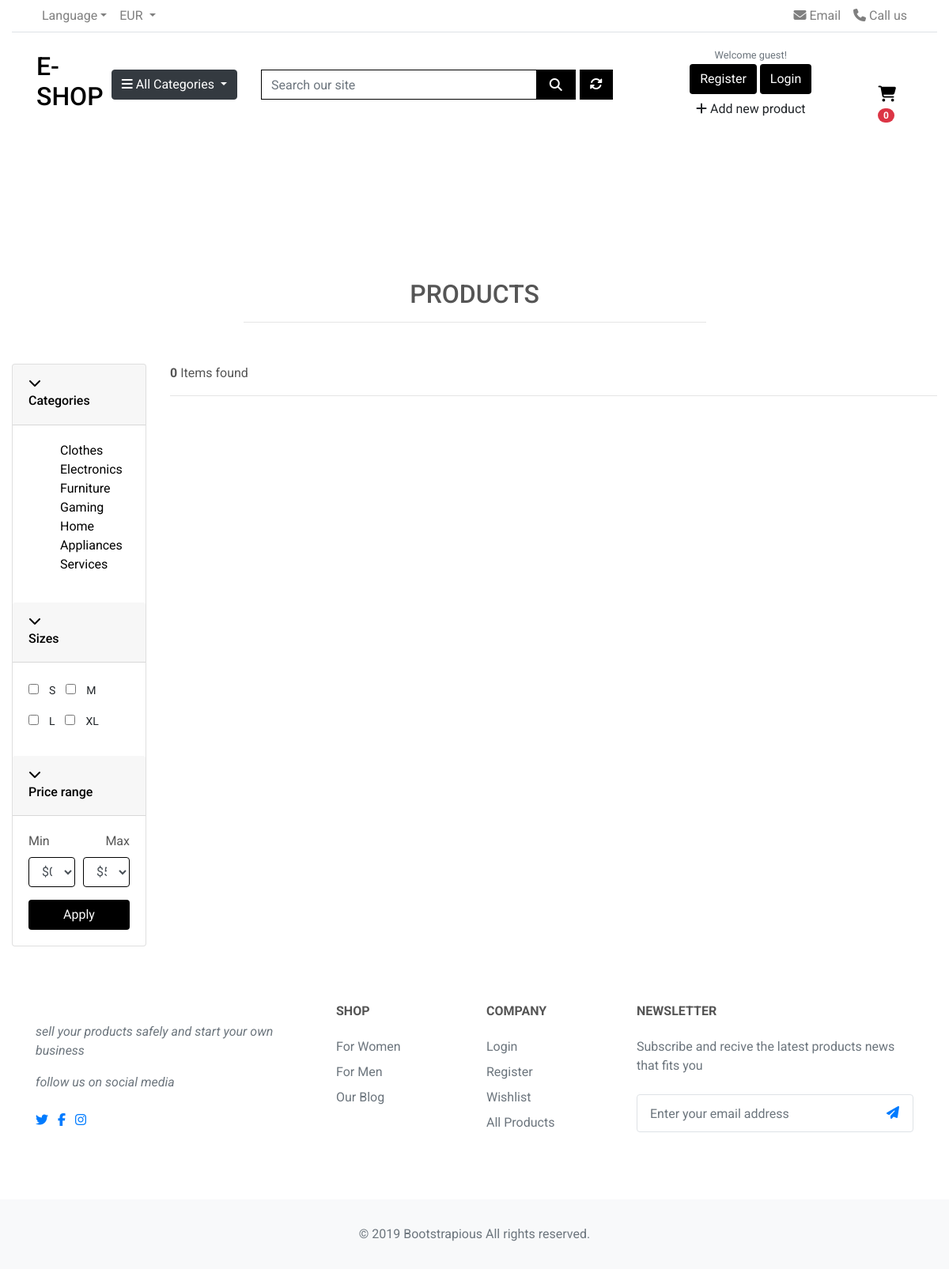
Before: /products/ with the older database file.
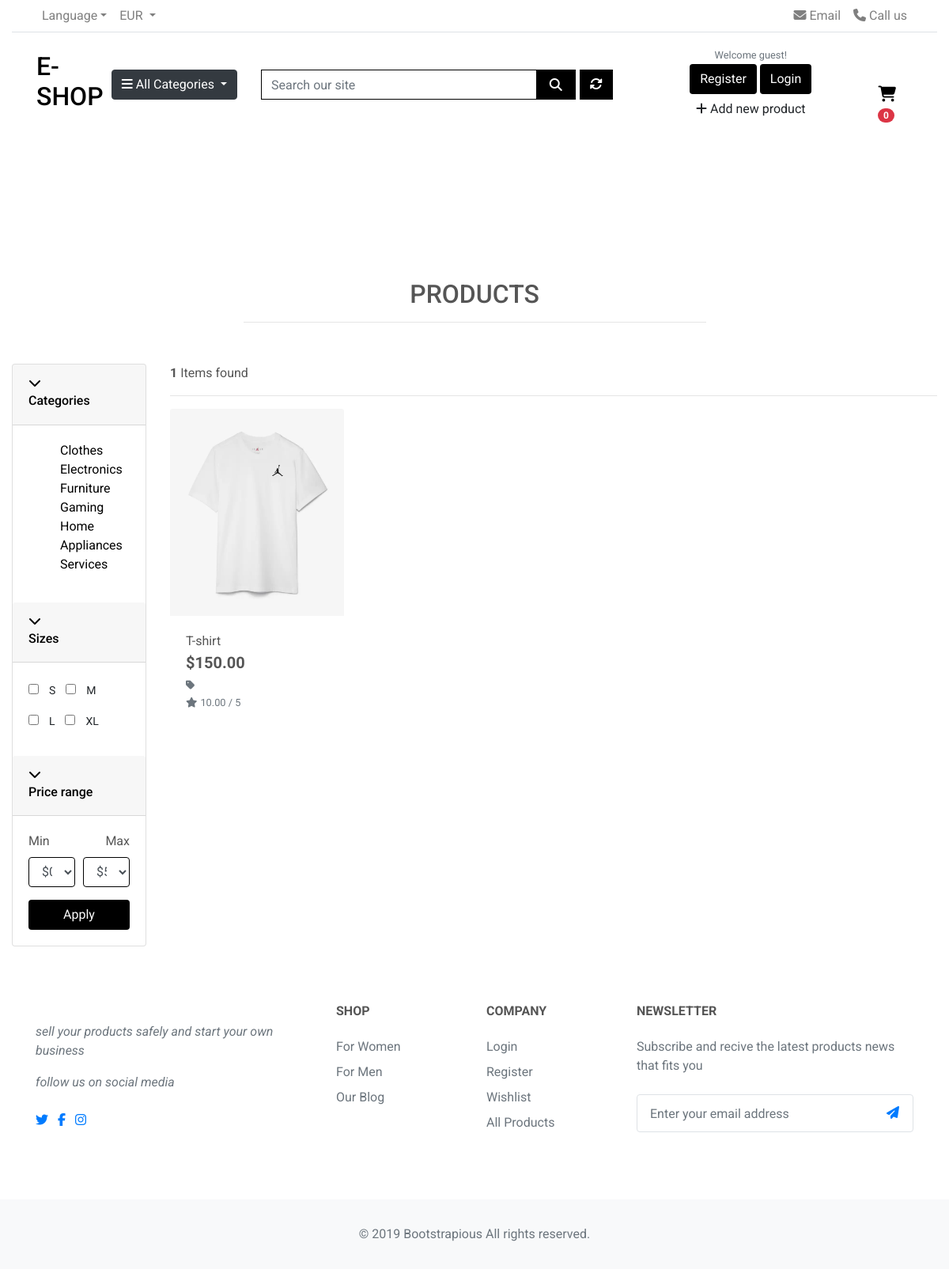
After: the same page with the newer database file.
### products/models.py (models this page shows, shortened)
class Product(models.Model):
    category = models.ForeignKey('Category', null=True, blank=True,
                                 on_delete=models.SET_NULL)
    name = models.CharField(max_length=254, unique=True)
    slug = models.SlugField(max_length=254, unique=True)
    description = models.TextField()
    stock = models.IntegerField()
    is_available = models.BooleanField(default=True)
    price = models.DecimalField(max_digits=8, decimal_places=2)
    rating = models.DecimalField(max_digits=6, decimal_places=2, null=True,
                                 blank=True)
    image_url = models.URLField(max_length=1024, null=True, blank=True)
    image = models.ImageField(null=True, blank=True)
    created_date = models.DateTimeField(auto_now_add=True)
    updated_date = models.DateTimeField(auto_now=True)
    class Meta:
        ordering = ('name',)
        verbose_name = 'product'
        verbose_name_plural = 'products'

### products/views.py (the view)
# urls.py: path('', views.all_products, name='products'),
def all_products(request, category_slug=None):
    categories = None
    products = None
    if category_slug is not None:
        categories = get_object_or_404(Category, slug=category_slug)
        products = Product.objects.filter(category=categories, is_available=True)
        products_count = products.count()
    else:
        products = Product.objects.all().filter(is_available=True)  # Display only available products
        products_count = products.count()
    context = {
        'products': products,
        'products_count': products_count,
    }
    return render(request, 'products/products.html', context)

### products/templates/products/products.html (shortened to what the changed rows need)
{% extends 'base.html' %}
{% load static %}
{% block content %}
<div class="container-fluid">
    <div class="row">
        <div class="col text-center mt-3">
            <h2 class="logo-font">Products</h2>
        </div>
    </div>
    <div class="row mt-5 ">
        <div class="col-10">
            <div class="form-inline">
                <span class="mr-md-auto"><strong>{{ products_count }}</strong> Items found </span>
            </div>
            <div class="row">
            {% for product in products %}
                <div class="col-sm-12 col-md-8 col-lg-3 col-xl-3">
                    <div class="card border-0">
                        {% if product.image %}
                        <a href="#">
                            <img class="card-img-top img-fluid" src="{{ product.image.url }}" alt="{{ product.name }}" style="max-height: 350px;">
                        </a>
                        {% else %}
                        <a href="#">
                            <img class="card-img-top img-fluid" src="/media/noimage.png" alt="{{ product.name }}">
                        </a>
                        {% endif %}
                        <div class="card-body pb-0">
                            <p class="mb-0">{{ product.name }}</p>
                        </div>
                        <div class="card-footer bg-white pt-0 border-0 text-left">
                            <div class="row">
                                <div class="col">
                                    <p class="lead mb-0 text-left font-weight-bold">${{ product.price }}</p>
                                    {% if product.category %}
                                        <p class="small mt-1 mb-0">
                                            <a class="text-muted" href="{% url 'products' %}?category={{ product.category.name }}">
                                                <i class="fas fa-tag mr-1"></i>{{ product.category.friendly_name }}
                                            </a>
                                        </p>
                                    {% endif %}
                                    {% if product.rating %}
                                        <small class="text-muted"><i class="fas fa-star mr-1"></i>{{ product.rating }} / 5</small>
                                    {% else %}
                                        <small class="text-muted">No Rating</small>
                                    {% endif %}
                                </div>
                            </div>
                        </div>
                    </div>
                </div>
        {% endfor %}
            </div>
        </div>
    </div>
</div>
{% endblock %}

Changed rows visible on the page:
added Product: image (picture), name "T-shirt", price "150.00", rating "10.00"
Other visible differences:
{{ products_count }}: "0" → "1"
